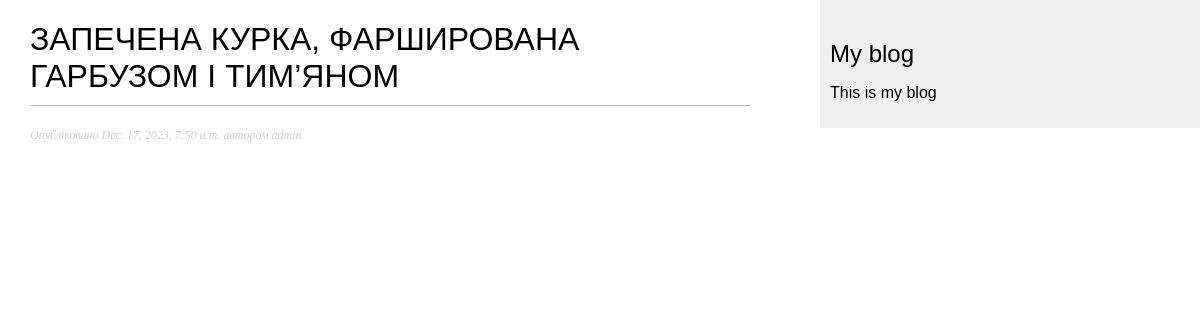
Screenshot of /blog/2023/12/17/chiken/ with the database file from the repository.
### blog/models.py (models this page shows, shortened)
class Post(models.Model):
    STATUS_CHOISES=(('draft','Draft'),('published','Published'),)
    title=models.CharField(max_length=250,verbose_name='Post name')
    slug=models.SlugField(max_length=250,unique_for_date='publish')
    author=models.ForeignKey(User,on_delete=models.CASCADE, related_name='blog_posts',verbose_name='Author')
    short_description=models.CharField(max_length=400,verbose_name='Description')
    publish=models.DateTimeField(default=timezone.now,verbose_name='Publish date')
    created = models.DateTimeField(auto_now_add=True, verbose_name='Create date')
    updated = models.DateTimeField(auto_now=True, verbose_name='Update')
    status=models.CharField(max_length=10, choices=STATUS_CHOISES,default='draft')
    image=models.ImageField(upload_to='porodact_images/',verbose_name='Image',blank=False)
    class Meta:
        ordering=('-publish',)

### blog/views.py (the view)
# urls.py: path('<int:year>/<int:month>/<int:day>/<slug:post>/',views.post_detail,name='post_detail'),
def post_detail(request,year,month,day,post):
    post_object=get_object_or_404(Post,slug=post,status='published',publish__year=year,
                                  publish__month=month,publish__day=day)
    post_points=PostPoint.objects.filter(post=post_object)
    return render(request,'blog/post/detail.html',{'post':post_object,'post_points':post_points})

### blog/templates/blog/post/detail.html (shortened to what this page needs)
{% extends "blog/base.html" %}
{% block content %}
    <h1>{{post.title}}</h1>
    <p class="date">Опубліковано {{post.publish}} автором {{post.author}}</p>
{% endblock %}

### blog/static/css/style.css (style rules this page uses)
body { margin:0; padding:0; font-family:helvetica, sans-serif; }
h1 { font-weight:normal; border-bottom:1px solid #bbb; padding:0 0 10px 0; }
p.date { color:#ccc; font-family: georgia, serif; font-size: 12px; font-style: italic; }

### rows the page displays
Post: title "ЗАПЕЧЕНА КУРКА, ФАРШИРОВАНА ГАРБУЗОМ І ТИМ’ЯНОМ", publish "Dec. 17, 2023, 7:50 a.m.", author "admin"
